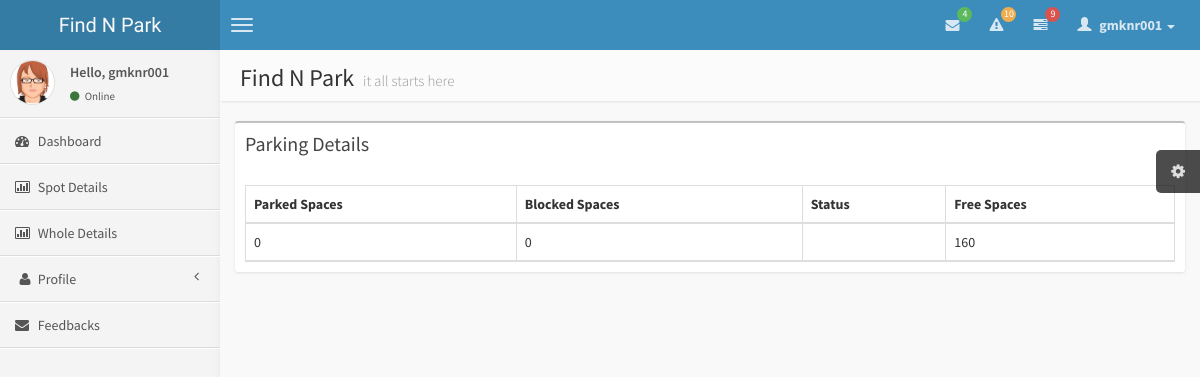
/gm/spotdet.php (signed in), run on the app's committed database.
### tables this page shows
CREATE TABLE IF NOT EXISTS `gm` (
  `gmid` varchar(25) NOT NULL,
  `town` varchar(30) NOT NULL,
  `spot` varchar(30) NOT NULL,
  `total` int(10) NOT NULL,
  `parked` int(10) NOT NULL,
  `blocked` int(10) NOT NULL,
  `free` int(10) NOT NULL,
  PRIMARY KEY (`gmid`)
);

### gm/spotdet.php (the view, shortened to what this page needs)
<!DOCTYPE html>
<?php
$id2=$_SESSION['user'];
$result=mysql_query("select * from gm where gmid='$id2'");
?>
<html>
    <head>
        <link href="../css/bootstrap.min.css" rel="stylesheet" type="text/css" />
        <link href="../css/font-awesome.min.css" rel="stylesheet" type="text/css" />
        <link href="../css/ionicons.min.css" rel="stylesheet" type="text/css" />
        <link href="../css/AdminLTE.css" rel="stylesheet" type="text/css" />
        <link href="../css/timepicker/bootstrap-timepicker.min.css" rel="stylesheet"/>
    </head>
    <body class="skin-blue">
        <header class="header">
            <a href="../index.html" class="logo">
                Find N Park
            </a>
            <nav class="navbar navbar-static-top" role="navigation">
                <a href="#" class="navbar-btn sidebar-toggle" data-toggle="offcanvas" role="button">
                    <span class="icon-bar"></span>
                    <span class="icon-bar"></span>
                    <span class="icon-bar"></span>
                </a>
                <div class="navbar-right">
                    <ul class="nav navbar-nav">
                        <li class="dropdown messages-menu">
                            <a href="#" class="dropdown-toggle" data-toggle="dropdown">
                                <i class="fa fa-envelope"></i>
                                <span class="label label-success">4</span>
                            </a>
                        </li>
                        <li class="dropdown notifications-menu">
                            <a href="#" class="dropdown-toggle" data-toggle="dropdown">
                                <i class="fa fa-warning"></i>
                                <span class="label label-warning">10</span>
                            </a>
                        </li>
                        <li class="dropdown tasks-menu">
                            <a href="#" class="dropdown-toggle" data-toggle="dropdown">
                                <i class="fa fa-tasks"></i>
                                <span class="label label-danger">9</span>
                            </a>
                        </li>
                        <li class="dropdown user user-menu">
                            <a href="#" class="dropdown-toggle" data-toggle="dropdown">
                                <i class="glyphicon glyphicon-user"></i>
                                <span><?php echo $_SESSION['user'];?> <i class="caret"></i></span>
                            </a>
                        </li>
                    </ul>
                </div>
            </nav>
        </header>
        <div class="wrapper row-offcanvas row-offcanvas-left">
            <aside class="left-side sidebar-offcanvas">
                <section class="sidebar">
                    <div class="user-panel">
                        <div class="pull-left image">
                            <img src="../img/avatar3.png" class="img-circle" alt="User Image" />
                        </div>
                        <div class="pull-left info">
                            <p><?php echo "Hello, ".$_SESSION['user'];?></p>
                            <a href="#"><i class="fa fa-circle text-success"></i> Online</a>
                        </div>
                    </div>
                    <ul class="sidebar-menu">
                        <li>
                            <a href="user_home.php">
                                <i class="fa fa-dashboard"></i> <span>Dashboard</span>
                            </a>
                        </li>
                        <li>
                            <a href="spotdet.php?gmid=<?php echo $id2;?>">
                                <i class="fa fa-bar-chart-o"></i>
                                <span>Spot Details</span>
                            </a>
                        </li>
                        <li>
                            <a href="wholedet.php?gmid=<?php echo $id2;?>">
                                <i class="fa fa-bar-chart-o"></i>
                                <span>Whole Details</span>
                            </a>
                        </li>
                        <li class="treeview">
                            <a href="userdet.php">
                                <i class="fa fa-fw fa-user"></i>
                                <span>Profile</span>
                                <i class="fa fa-angle-left pull-right"></i>
                            </a>
                        </li>
                        <li>
                            <a href="feedback.php">
                                <i class="fa fa-envelope"></i> <span>Feedbacks</span>
                            </a>
                        </li>
                    </ul>
                </section>
            </aside>
            <aside class="right-side">
                <section class="content-header">
                    <h1>
                        Find N Park
                        <small>it all starts here</small>
                    </h1>
                </section>
                <section class="content">
                    <div class="box">
                        <div class="box-header">
                            <h3 class="box-title">Parking Details</h3>
                        </div>
                        <div class="box-body table-responsive">
                            <table id="example2" class="table table-bordered table-hover">
                                        <thead>
                                            <tr>
                                                <th>Parked Spaces</th>
                                                <th>Blocked Spaces</th>
                                                <th>Status</th>
                                                <th>Free Spaces</th>
                                            </tr>
                                            <tr>
                                                <?php
                                                while($arr=mysql_fetch_array($result))
                                                {
                                                ?>
                                                    <tr>
                                                    <td><?php echo $arr['parked'];?></td>
                                                    <td><?php echo $arr['blocked'];?></td>
                                                    <?php
                                                    if($arr['blocked']==0)
                                                        {
                                                        ?>
                                                        <td></td>
                                                        <?php
                                                        }
                                                    else
                                                        {
                                                        ?>
                                                        <td><a href="check.php?spot=<?php echo $arr['spot'];?>"><span class="label label-success">Check</span></a></td>
                                                        <?php
                                                        }
                                                    ?>
                                                    <td><?php echo $arr['free'];?></td>
                                                <?php
                                                }
                                                ?>
                                            </tr>
                                        </thead>
                                    </table>
                        </div>
                    </div>
                </section>
            </aside>
        </div>
    </body>
</html>

### data on the page
gm: parked "0", blocked "0", free "160"

### other printed values
$_SESSION['user'] "gmknr001"
